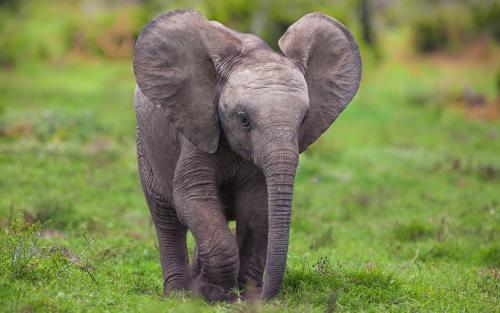
#> input picture _4.python/__code/大數據淘金術：Python機器學習高手實彈演練/elephant.jpg, 500 x 313 px, found by its file name
$ python opencv50_new1.py
#> lines starting #> are read from the running program, lines starting #| are printed output that depends on the picture; after the words box and inside, x2 and y2 are one past the last pixel; in counts of white or black regions, pixels touching at a corner belong together
### _4.python/opencv/opencv_common.py
# OpenCV 共同
# from opencv_common import *

import cv2

print("------------------------------------------------------------")  # 60個

# 共同
import os
import sys
import time
import math
import random
import numpy as np
import pandas as pd
import matplotlib.pyplot as plt

# import seaborn as sns  # 海生, 自動把圖畫得比較好看

font_filename = "D:/_git/vcs/_1.data/______test_files1/_font/msch.ttf"
# 設定中文字型及負號正確顯示
# 設定中文字型檔
plt.rcParams["font.sans-serif"] = "Microsoft JhengHei"  # 將字體換成 Microsoft JhengHei
# 設定負號
plt.rcParams["axes.unicode_minus"] = False  # 讓負號可正常顯示
plt.rcParams["font.size"] = 12  # 設定字型大小


def show():
    # pass
    plt.tight_layout()  # 緊密排列，並填滿原圖大小
    plt.show()


# [5 lines left out: function cvshow, not called in this run]


print("------------------------------------------------------------")  # 60個

from PIL import Image
from PIL import ImageFont
from PIL import ImageDraw

print("------------------------------------------------------------")  # 60個

ESC = 27
SPACE = 32
ENTER = 13
width, height = 640, 480  # 影像寬, 影像高
maxval = 255  # 定義像素最大值, 閾值

print("------------------------------------------------------------")  # 60個

filename1 = "D:/_git/vcs/_1.data/______test_files1/picture1.jpg"
filename2 = "D:/_git/vcs/_1.data/______test_files1/elephant.jpg"
filename3 = "D:/_git/vcs/_4.python/opencv/data/lena_color.jpg"
filename4a = "D:/_git/vcs/_4.python/opencv/data/ims_640X480.bmp"
filename4b = "D:/_git/vcs/_4.python/opencv/data/ims_320X240.jpg"
filename_rgb = "D:/_git/vcs/_4.python/opencv/data/rgb512.bmp"

filename_lena_color = "D:/_git/vcs/_4.python/opencv/data/lena_color.jpg"
filename_lena_gray = "D:/_git/vcs/_4.python/opencv/data/lena_gray.bmp"
filename_barbara = "D:/_git/vcs/_4.python/opencv/data/barbara.bmp"
filename_gray = "D:/_git/vcs/_4.python/opencv/data/threshold/gray_scale.jpg"

filename_star_white = "D:/_git/vcs/_4.python/opencv/data/_shape/star_white.bmp"
filename_star_blue = "D:/_git/vcs/_4.python/opencv/data/_shape/star_blue.bmp"
filename_star_silver = "D:/_git/vcs/_4.python/opencv/data/_shape/star_silver.bmp"

video_filename = "D:/_git/vcs/_4.python/opencv/data/_video/spiderman.mp4"

print("------------------------------------------------------------")  # 60個

# OpenCV_顏色共同
RED = (0, 0, 255)  # B G R
GREEN = (0, 255, 0)  # B G R
BLUE = (255, 0, 0)  # B G R
CYAN = (255, 255, 0)  # B G R
MAGENTA = (255, 0, 255)  # B G R
YELLOW = (0, 255, 255)  # B G R
BLACK = (0, 0, 0)  # B G R
WHITE = (255, 255, 255)  # B G R
GRAY = (128, 128, 128)  # B G R
MAROON = (0, 0, 128)  # 栗色, Maroon
OLIVE = (0, 128, 128)  # 橄欖綠, Olive
LIME = (0, 128, 0)  # 綠色, Green
TEAL = (128, 128, 0)  # 藍綠色, Teal
NAVY = (128, 0, 0)  # 藏青色, Navy
PURPLE = (128, 0, 128)  # 紫色, Purple
SILVER = (192, 192, 192)  # 銀色, Silver
colors = [
    RED,
    GREEN,
    BLUE,
    CYAN,
    MAGENTA,
    YELLOW,
    GRAY,
    MAROON,
    OLIVE,
    LIME,
    TEAL,
    NAVY,
    PURPLE,
    SILVER,
]  # 14個
NN = 14

# BGR
color = [
    (0, 0, 255),  # 紅色, Red
    (0, 255, 0),  # 草綠色, Lime
    (255, 0, 0),  # 藍色, Blue
    (0, 255, 255),  # 黃色, Yellow
    (255, 0, 255),  # 品紅色, Fuchsia Magenta
    (255, 255, 0),  # 青色或水色, Cyan / Aqua
    (0, 0, 0),  # 黑色, Black
    (255, 255, 255),  # 白色, White
    (0, 0, 128),  # 栗色, Maroon
    (0, 128, 128),  # 橄欖綠, Olive
    (0, 128, 0),  # 綠色, Green
    (128, 128, 0),  # 藍綠色, Teal
    (128, 0, 0),  # 藏青色, Navy
    (128, 0, 128),  # 紫色, Purple
    (192, 192, 192),  # 銀色, Silver
    (128, 128, 128),  # 灰色, Gray
]

print("------------------------------------------------------------")  # 60個


# [10 lines left out: function drawText, not called in this run]


print("------------------------------------------------------------")  # 60個

### _4.python/opencv/opencv50_new1.py
"""
opencv 集合 新進1 及 零碎的code

"""

from opencv_common import *

print("------------------------------------------------------------")  # 60個
print("------------------------------------------------------------")  # 60個

# 測試 cv2.fitLine()

# cv2.fitLine() 函式可以用來對一組 2D 或 3D 點進行直線擬合（最小二乘法或 M-estimator 演算法）

# 1. 準備一組 2D 點（範例：略微帶有雜訊的直線上的點）
points = np.array([
    [10, 15],
    [20, 28],
    [30, 42],
    [40, 50],
    [50, 65]
], dtype=np.float32)

# 2. 進行直線擬合
# 將 points 轉成 OpenCV 要求的 shape: (N, 1, 2) 或 (N, 2)
rows, cols = 300, 300
output = cv2.fitLine(points, cv2.DIST_L2, 0, 0.01, 0.01)

vx, vy, x0, y0 = output[0][0], output[1][0], output[2][0], output[3][0]

# 3. 根據單位向量與點，計算畫出直線的兩個端點
# 假設從 x = 0 到 x = 300
t1 = (0 - x0) / vx
t2 = (cols - x0) / vx
pt1 = (int(x0 + t1 * vx), int(y0 + t1 * vy))
pt2 = (int(x0 + t2 * vx), int(y0 + t2 * vy))

# 4. 在空白畫布上繪製結果
img = np.zeros((rows, cols, 3), dtype=np.uint8)

# 畫出原始點
for p in points:
    cv2.circle(img, (int(p[0]), int(p[1])), 4, (0, 0, 255), -1)
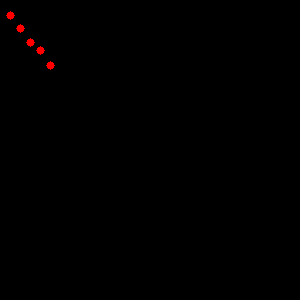
#> img: shape (300, 300, 3); mean of channels 0, 1, 2 0, 0, 0.7; drawn as B, G, R

# 畫出擬合的直線
cv2.line(img, pt1, pt2, (0, 255, 0), 2)
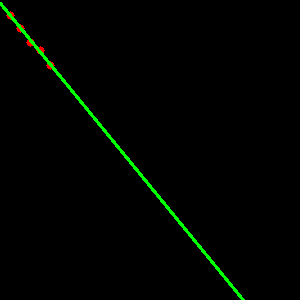
#> img: shape (300, 300, 3); 1.39% of pixels changed, all inside (x1, y1, x2, y2) = (0, 2, 245, 300); drawn as B, G, R

cv2.imshow('FitLine Example', img)
cv2.waitKey(0)
cv2.destroyAllWindows()

print("------------------------------------------------------------")  # 60個
print("------------------------------------------------------------")  # 60個

print("opencv 01")
print("練習組合成一張大圖 picasa效果")

add_filename1 = "D:/_git/vcs/_4.python/_data/elephant.jpg"
add_filename2 = "D:/_git/vcs/_4.python/_data/bear.jpg"
add_filename3 = "D:/_git/vcs/_4.python/_data/panda.jpg"

image1 = cv2.imread(add_filename1)  # 彩色讀取
#> image1 is the input picture: shape (313, 500, 3); mean B, G, R 82.1, 132.9, 124.4
image2 = cv2.imread(add_filename2)  # 彩色讀取
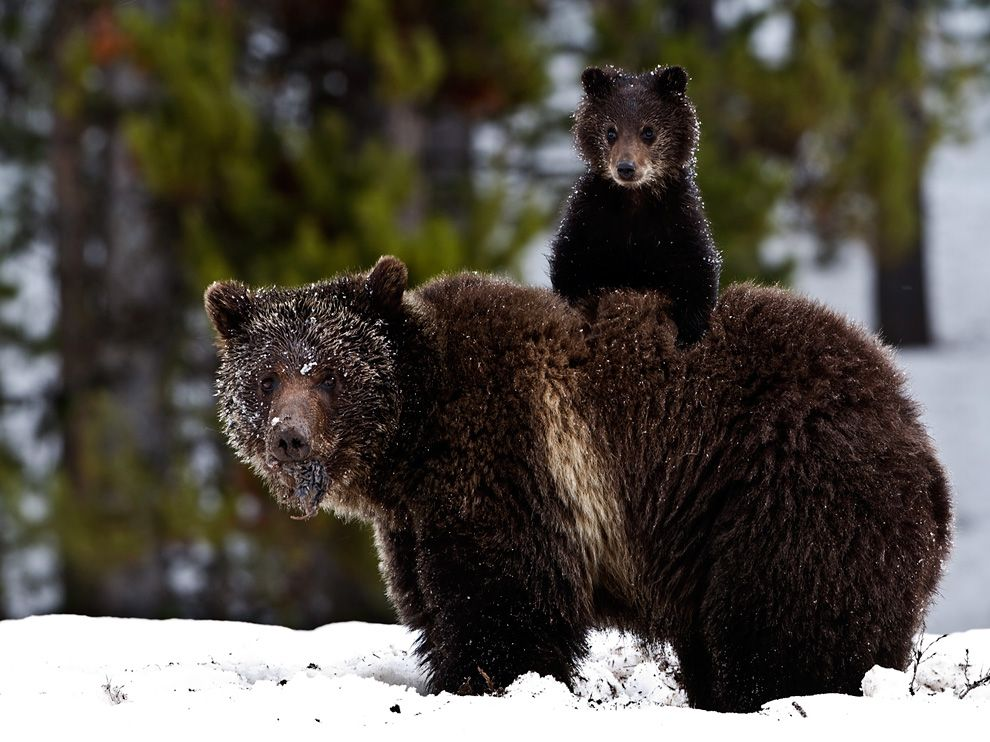
#> input picture _4.cmpp/_python_test/bear.jpg, 990 x 742 px, found by its file name
#> image2 is the input picture: shape (742, 990, 3); mean B, G, R 70.6, 78.5, 83.1
image3 = cv2.imread(add_filename3)  # 彩色讀取
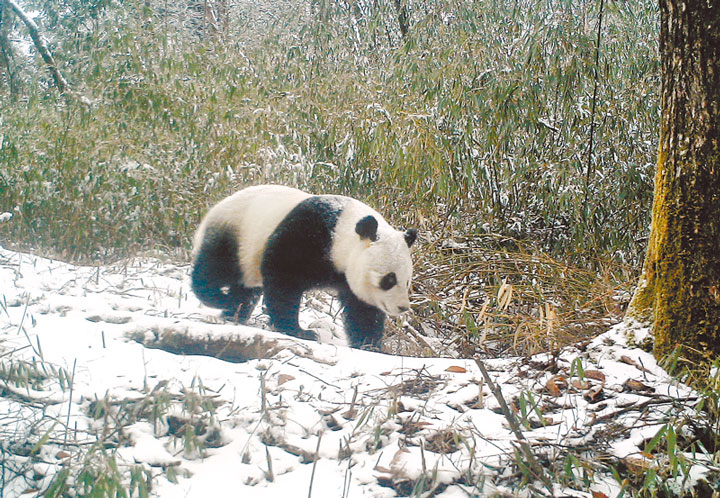
#> input picture _4.python/PIL/new2/panda.jpg, 720 x 498 px, found by its file name
#> image3 is the input picture: shape (498, 720, 3); mean B, G, R 140.9, 155.5, 156.6

image1 = cv2.resize(image1, (image1.shape[1] // 2, image1.shape[0] // 2))
#> image1: shape (156, 250, 3)
image2 = cv2.resize(image2, (image2.shape[1] // 2, image2.shape[0] // 2))
#> image2: shape (371, 495, 3)
image3 = cv2.resize(image3, (image3.shape[1] // 3, image3.shape[0] // 3))
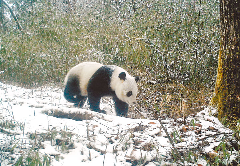
#> image3: shape (166, 240, 3); mean B, G, R 140.8, 155.3, 156.5

output = np.zeros((768, 1024, 3), dtype="uint8")  # 設定合成的影像為一張全黑的畫布

x_st = 50
y_st = 50
w, h = image1.shape[1], image1.shape[0]
#> w = 250; h = 156
output[y_st : y_st + h, x_st : x_st + w] = image1[
    0:h, 0:w
]  # 設定 output 的某個區域為即時影像 image 的某區域
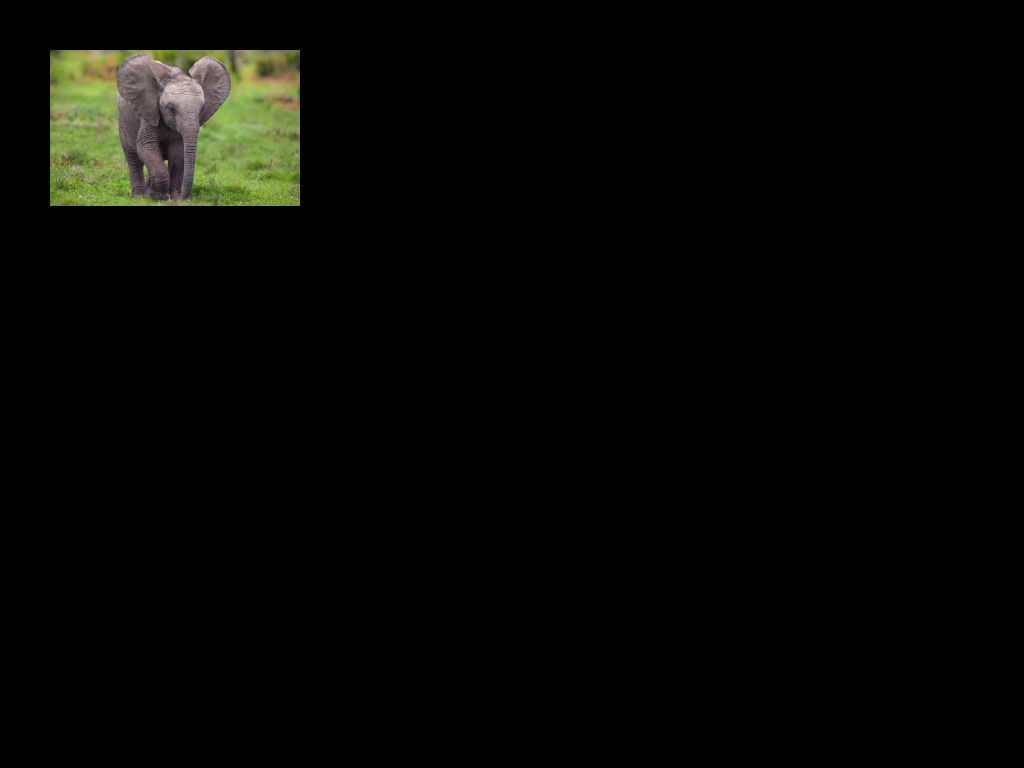
#> output: shape (768, 1024, 3); mean B, G, R 4.1, 6.6, 6.2

x_st = 300
y_st = 150
w, h = image2.shape[1], image2.shape[0]
#> w = 495; h = 371
output[y_st : y_st + h, x_st : x_st + w] = image2[
    0:h, 0:w
]  # 設定 output 的某個區域為即時影像 image 的某區域

x_st = 350
y_st = 350
w, h = image3.shape[1], image3.shape[0]
#> w = 240; h = 166
# 設定 output 的某個區域為即時影像 image 的某區域
output[y_st : y_st + h, x_st : x_st + w] = image3[0:h, 0:w]
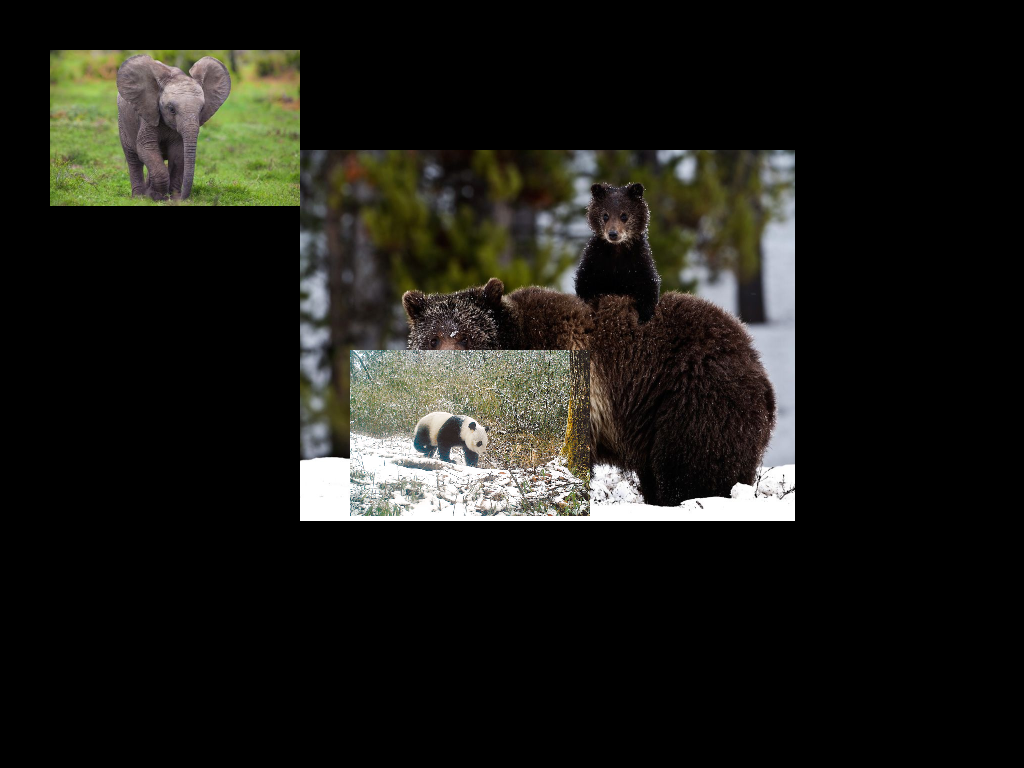
#> output: shape (768, 1024, 3); mean B, G, R 23.1, 27.9, 28.3

plt.imshow(cv2.cvtColor(output, cv2.COLOR_BGR2RGB))
show()

print("------------------------------------------------------------")  # 60個
print("------------------------------------------------------------")  # 60個

print("opencv 02")

filename_lena_color = "D:/_git/vcs/_4.python/opencv/data/lena_color.png"

image1 = cv2.imread(filename_lena_color)  # 彩色讀取

# 建立mask
#> (the run stopped early here; a loop or call above may not have finished)
